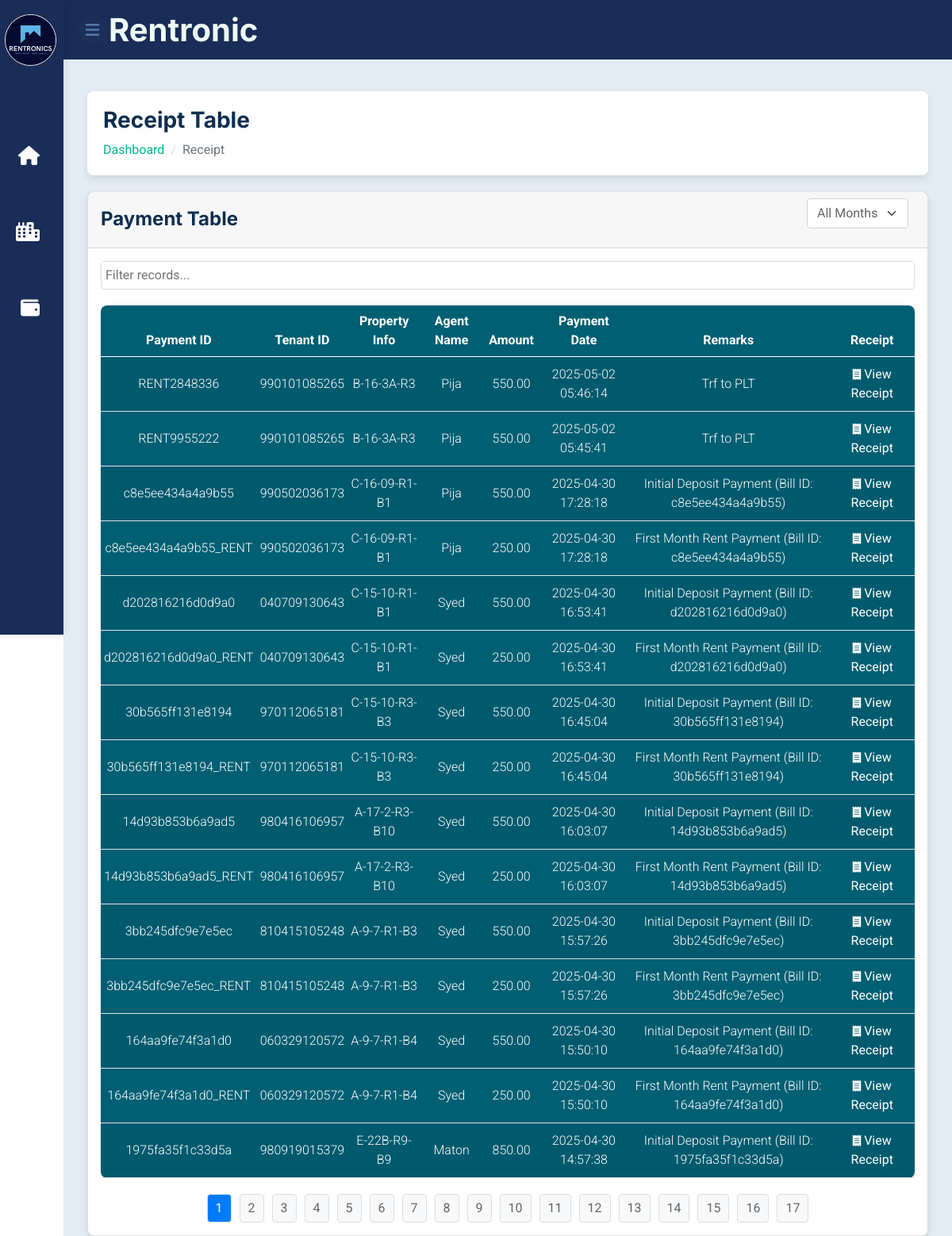
Screenshot of /module-property/receipt/payment-table.php (signed in) with the database file from the repository.
### tables this page shows
CREATE TABLE `paymenthistory` (
  `PaymentHistoryID` varchar(255) NOT NULL,
  `TenantID` varchar(255) DEFAULT NULL,
  `AgentID` varchar(6) NOT NULL,
  `Amount` decimal(10,2) NOT NULL,
  `PaymentDate` datetime NOT NULL,
  `PaymentType` varchar(50) NOT NULL,
  `Remarks` varchar(255) DEFAULT NULL
);

CREATE TABLE `room` (
  `RoomID` varchar(6) NOT NULL,
  `UnitID` varchar(6) NOT NULL,
  `RoomNo` varchar(255) NOT NULL,
  `RoomRentAmount` decimal(10,2) NOT NULL,
  `Katil` int(11) DEFAULT NULL,
  `RoomStatus` varchar(50) NOT NULL,
  `CreatedAt` datetime DEFAULT CURRENT_TIMESTAMP,
  `UpdatedAt` datetime DEFAULT CURRENT_TIMESTAMP ON UPDATE CURRENT_TIMESTAMP,
  `AgentID` varchar(6) DEFAULT NULL,
  `BaseRentAmount` decimal(10,2) DEFAULT NULL
);

CREATE TABLE `agent` (
  `AgentID` varchar(6) NOT NULL,
  `AgentName` varchar(255) NOT NULL,
  `AgentEmail` varchar(255) NOT NULL,
  `AgentWhatsapp` varchar(20) DEFAULT NULL,
  `Password` varchar(255) NOT NULL,
  `AgentType` varchar(50) NOT NULL,
  `AccessLevel` int(11) NOT NULL,
  `Status` varchar(50) DEFAULT 'Active',
  `CreatedAt` datetime DEFAULT CURRENT_TIMESTAMP,
  `UpdatedAt` datetime DEFAULT CURRENT_TIMESTAMP ON UPDATE CURRENT_TIMESTAMP
);

CREATE TABLE `bed` (
  `BedID` varchar(6) NOT NULL,
  `RoomID` varchar(6) NOT NULL,
  `UnitID` varchar(6) NOT NULL,
  `BedNo` varchar(255) NOT NULL,
  `BaseRentAmount` decimal(10,2) NOT NULL,
  `BedStatus` varchar(50) NOT NULL,
  `CreatedAt` datetime DEFAULT CURRENT_TIMESTAMP,
  `UpdatedAt` datetime DEFAULT CURRENT_TIMESTAMP ON UPDATE CURRENT_TIMESTAMP,
  `AgentID` varchar(6) DEFAULT NULL,
  `BedRentAmount` decimal(10,2) NOT NULL DEFAULT '0.00'
);

### module-property/receipt/payment-table.php (the view, shortened to what this page needs)
<?php
require_once __DIR__ . '/../../module-auth/dbconnection.php';
?>
<!DOCTYPE html>
<html lang="en">
<head>
    <link rel="stylesheet" href="https://cdnjs.cloudflare.com/ajax/libs/font-awesome/6.5.1/css/all.min.css">
    <link href="https://cdn.jsdelivr.net/npm/bootstrap-icons@1.4.1/font/bootstrap-icons.css" rel="stylesheet">
    <link href="../../css/bootstrap.min.css" rel="stylesheet">
    <link href="../../css/navbar.css" rel="stylesheet">
    <link href="../css/bed.css" rel="stylesheet">
</head>
<body>
    <div class="container-fluid bg-white p-0">
        <?php include('../../nav_sidebar.php'); ?>
        <div class="page-wrapper">
            <div class="content container-fluid">
                <div class="page-header">
                    <div class="row">
                        <div class="col">
                            <h3 class="page-title">Receipt Table</h3>
                            <ul class="breadcrumb">
                                <li class="breadcrumb-item"><a href="dashboard.php">Dashboard</a></li>
                                <li class="breadcrumb-item active">Receipt</li>
                            </ul>
                        </div>
                    </div>
                </div>
                <div class="row">
                    <div class="col-md-12">
                        <div class="card">
                            <div class="card-header d-flex justify-content-between align-items-center">
                                <h4 class="card-title">Payment Table</h4>
                                <div class="d-flex align-items-center">
                                    <select id="monthFilter" class="form-select me-2" style="width: auto;">
                                        <option value="">All Months</option>
                                    </select>
                                </div>
                            </div>
                            <div class="card-body">
                                <input type="text" id="filterInput" class="filter-input"
                                    placeholder="Filter records...">
                                <div class="table-responsive">
                                    <table id="bedTable" class="table table-striped">
                                        <thead class="thead">
                                            <tr>
                                                <th>Payment ID</th>
                                                <th>Tenant ID</th>
                                                <th>Property Info</th>
                                                <th>Agent Name</th>
                                                <th>Amount</th>
                                                <th>Payment Date</th>
                                                <th>Remarks</th>
                                                <th>Receipt</th>
                                            </tr>
                                        </thead>
                                        <tbody>
                                            <?php
                                            $result = $conn->query("
                                                SELECT
                                                    ph.*,
                                                    t.BedID,
                                                    t.RoomID,
                                                    t.RentalType,
                                                    b.BedNo,
                                                    r.RoomNo,
                                                    a.AgentName,
                                                    DATE_FORMAT(ph.PaymentDate, '%m') as PaymentMonth
                                                FROM paymenthistory ph
                                                LEFT JOIN tenant t ON ph.TenantID = t.TenantID
                                                LEFT JOIN bed b ON t.BedID = b.BedID
                                                LEFT JOIN room r ON t.RoomID = r.RoomID
                                                LEFT JOIN agent a ON ph.AgentID = a.AgentID
                                                ORDER BY ph.PaymentDate DESC
                                            ");
                                            if ($result->num_rows > 0) {
                                                while ($row = $result->fetch_assoc()) {
                                                    $propertyInfo = '';
                                                    if ($row['RentalType'] === 'Bed') {
                                                        $propertyInfo = $row['BedNo'] ?? 'N/A';
                                                    } else if ($row['RentalType'] === 'Room') {
                                                        $propertyInfo = $row['RoomNo'] ?? 'N/A';
                                                    }
                                                    echo "
                                                    <tr class='main-row' data-month='" . date('m', strtotime($row['PaymentDate'])) . "'>
                                                        <td>{$row['PaymentHistoryID']}</td>
                                                        <td>{$row['TenantID']}</td>
                                                        <td>{$propertyInfo}</td>
                                                        <td>{$row['AgentName']}</td>
                                                        <td>{$row['Amount']}</td>
                                                        <td>{$row['PaymentDate']}</td>
                                                        <td>{$row['Remarks']}</td>
                                                        <td>
                                                            <a href='receipt.php?id={$row['PaymentHistoryID']}' class='btn btn-primary' target='_blank'>
                                                                <i class='fas fa-receipt'></i> View Receipt
                                                            </a>
                                                        </td>
                                                    </tr>
                                                    ";
                                                }
                                            } else {
                                                echo "<tr><td colspan='8'>No payments found</td></tr>";
                                            }
                                            ?>
                                        </tbody>
                                    </table>
                                </div>
                                <div class="pagination" id="pagination"></div>
                            </div>
                        </div>
                    </div>
                </div>
            </div>
        </div>
    </div>
</body>
</html>

### css/navbar.css (style rules this page uses)
:root { --font-primary: "Roboto", sans-serif; --font-secondary: "Merriweather", serif; --color-primary: #1c2f59; --color-secondary: #6c757d; --color-success: #28a745; --color-danger: #dc3545; --color-warning: #ffc107; --color-info: #17a2b8; --color-light: #f8f9fa; --color-dark: #343a40; --color-btn: #5678aa ; --confirm: #28a745; --cancel: #dc3545; }
a { text-decoration: none; }
li { list-style: none; }
.fas { font-size: 24px; display: inline-block; }

### module-property/css/bed.css (style rules this page uses)
:root { --font-primary: "Roboto", sans-serif; --font-secondary: "Merriweather", serif; --color-primary: #1c2f59; --color-secondary: #6c757d; --color-success: #28a745; --color-danger: #dc3545; --color-warning: #ffc107; --color-info: #17a2b8; --color-light: #f8f9fa; --color-dark: #343a40; --color-btn: #5678aa; --confirm: #28a745; --cancel: #dc3545; }
body { background-color: #e3ecf5; margin: 0 !important; padding: 0 !important; font-family: var(--font-primary); color: var(--color-dark); }
.page-header { background-color: #fff; padding: 20px; border-radius: 8px; margin-bottom: 20px; box-shadow: 0 4px 8px rgba(0, 0, 0, 0.1); }
.card-header { align-items: center; }
.card-title { margin-bottom: 0; }
.btn { transition: 0.5s; }
.btn.btn-primary { background-color: var(--confirm); color: #ffffff; }
a { text-decoration: none; }
li { list-style: none; }
body { font-family: var(--font-primary); }
.breadcrumb { margin-bottom: 0; }
.breadcrumb-item + .breadcrumb-item::before { color: #dddddd; }
.page-wrapper { background-color: #e3ecf5; margin-left: 80px; padding-top: 10px; position: relative; transition: all 0.4s ease; }
.page-wrapper > .content { padding: 1.875rem 1.875rem 0; }
.card { border-radius: 8px; box-shadow: 0 4px 8px rgba(0, 0, 0, 0.1); }
select { padding: 10px; margin-bottom: 16px; border: 1px solid #ccc; border-radius: 4px; }
input { padding: 10px; margin-bottom: 16px; border: 1px solid #ccc; border-radius: 4px; }
.btn i { font-size: 14px; }

### module-property/receipt/payment-table.php (style rules this page uses)
.pagination { display: flex; justify-content: center; margin-top: 20px; }
.filter-input { margin-bottom: 20px; width: 100%; padding: 5px; border: 1px solid #ddd; }
.main-row td { align-content: center; color: white; font-weight: 300; padding: 4px; text-align: center; }
.table { background-color: #005f73; border-radius: 8px; margin-bottom: 0; }
.btn { background-color: transparent !important; border: transparent; }
.thead { font-size: 16px; text-align: center; color: white; }

### rows the page displays
paymenthistory: PaymentHistoryID "RENT2848336", TenantID "990101085265", room.RoomNo "B-16-3A-R3", AgentID.AgentName "Pija", Amount "550.00", PaymentDate "2025-05-02 05:46:14", Remarks "Trf to PLT"
paymenthistory: PaymentHistoryID "RENT9955222", TenantID "990101085265", room.RoomNo "B-16-3A-R3", AgentID.AgentName "Pija", Amount "550.00", PaymentDate "2025-05-02 05:45:41", Remarks "Trf to PLT"
paymenthistory: PaymentHistoryID "c8e5ee434a4a9b55", TenantID "990502036173", bed.BedNo "C-16-09-R1-B1", AgentID.AgentName "Pija", Amount "550.00", PaymentDate "2025-04-30 17:28:18", Remarks "Initial Deposit Payment (Bill ID: c8e5ee434a4a9b55)"
paymenthistory: PaymentHistoryID "c8e5ee434a4a9b55_RENT", TenantID "990502036173", bed.BedNo "C-16-09-R1-B1", AgentID.AgentName "Pija", Amount "250.00", PaymentDate "2025-04-30 17:28:18", Remarks "First Month Rent Payment (Bill ID: c8e5ee434a4a9b55)"
paymenthistory: PaymentHistoryID "d202816216d0d9a0", TenantID "040709130643", bed.BedNo "C-15-10-R1-B1", AgentID.AgentName "Syed", Amount "550.00", PaymentDate "2025-04-30 16:53:41", Remarks "Initial Deposit Payment (Bill ID: d202816216d0d9a0)"
paymenthistory: PaymentHistoryID "d202816216d0d9a0_RENT", TenantID "040709130643", bed.BedNo "C-15-10-R1-B1", AgentID.AgentName "Syed", Amount "250.00", PaymentDate "2025-04-30 16:53:41", Remarks "First Month Rent Payment (Bill ID: d202816216d0d9a0)"
paymenthistory: PaymentHistoryID "30b565ff131e8194", TenantID "970112065181", bed.BedNo "C-15-10-R3-B3", AgentID.AgentName "Syed", Amount "550.00", PaymentDate "2025-04-30 16:45:04", Remarks "Initial Deposit Payment (Bill ID: 30b565ff131e8194)"
paymenthistory: PaymentHistoryID "30b565ff131e8194_RENT", TenantID "970112065181", bed.BedNo "C-15-10-R3-B3", AgentID.AgentName "Syed", Amount "250.00", PaymentDate "2025-04-30 16:45:04", Remarks "First Month Rent Payment (Bill ID: 30b565ff131e8194)"
paymenthistory: PaymentHistoryID "14d93b853b6a9ad5", TenantID "980416106957", bed.BedNo "A-17-2-R3-B10", AgentID.AgentName "Syed", Amount "550.00", PaymentDate "2025-04-30 16:03:07", Remarks "Initial Deposit Payment (Bill ID: 14d93b853b6a9ad5)"
paymenthistory: PaymentHistoryID "14d93b853b6a9ad5_RENT", TenantID "980416106957", bed.BedNo "A-17-2-R3-B10", AgentID.AgentName "Syed", Amount "250.00", PaymentDate "2025-04-30 16:03:07", Remarks "First Month Rent Payment (Bill ID: 14d93b853b6a9ad5)"
paymenthistory: PaymentHistoryID "3bb245dfc9e7e5ec", TenantID "810415105248", bed.BedNo "A-9-7-R1-B3", AgentID.AgentName "Syed", Amount "550.00", PaymentDate "2025-04-30 15:57:26", Remarks "Initial Deposit Payment (Bill ID: 3bb245dfc9e7e5ec)"
paymenthistory: PaymentHistoryID "3bb245dfc9e7e5ec_RENT", TenantID "810415105248", bed.BedNo "A-9-7-R1-B3", AgentID.AgentName "Syed", Amount "250.00", PaymentDate "2025-04-30 15:57:26", Remarks "First Month Rent Payment (Bill ID: 3bb245dfc9e7e5ec)"
paymenthistory: PaymentHistoryID "164aa9fe74f3a1d0", TenantID "060329120572", bed.BedNo "A-9-7-R1-B4", AgentID.AgentName "Syed", Amount "550.00", PaymentDate "2025-04-30 15:50:10", Remarks "Initial Deposit Payment (Bill ID: 164aa9fe74f3a1d0)"
paymenthistory: PaymentHistoryID "164aa9fe74f3a1d0_RENT", TenantID "060329120572", bed.BedNo "A-9-7-R1-B4", AgentID.AgentName "Syed", Amount "250.00", PaymentDate "2025-04-30 15:50:10", Remarks "First Month Rent Payment (Bill ID: 164aa9fe74f3a1d0)"
paymenthistory: PaymentHistoryID "1975fa35f1c33d5a", TenantID "980919015379", bed.BedNo "E-22B-R9-B9", AgentID.AgentName "Maton", Amount "850.00", PaymentDate "2025-04-30 14:57:38", Remarks "Initial Deposit Payment (Bill ID: 1975fa35f1c33d5a)"
